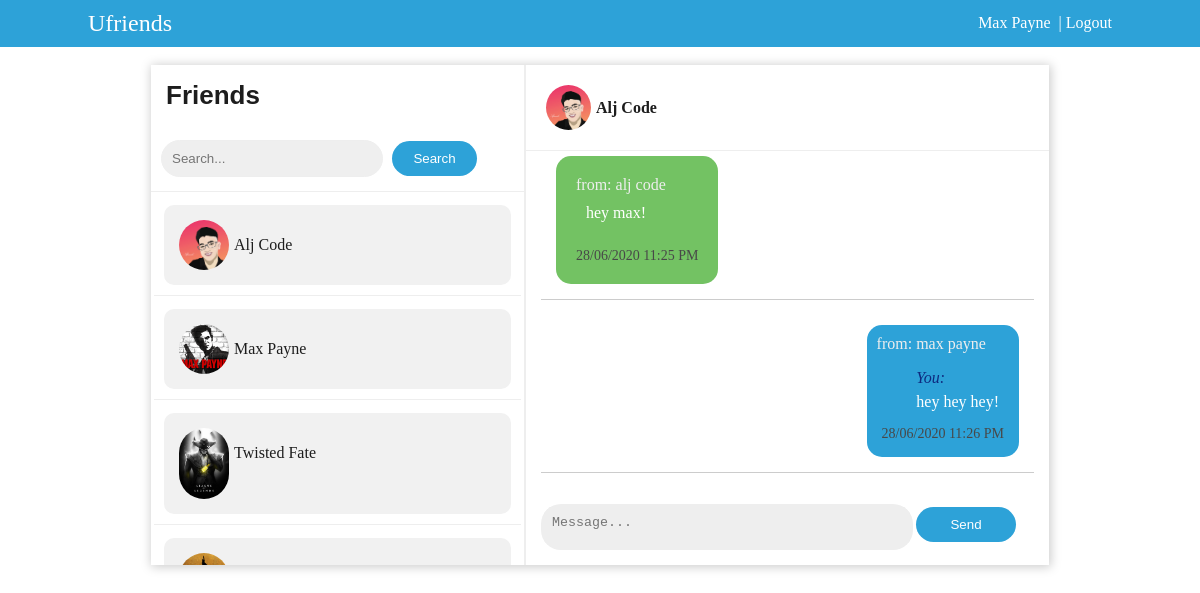
Screenshot of /index.php?contact_id=20 (signed in) with the database file from the repository.
### tables this page shows
CREATE TABLE `tbl_chat_users` (
  `user_id` int(11) NOT NULL,
  `fname` varchar(25) NOT NULL,
  `lname` varchar(25) NOT NULL,
  `username` varchar(30) NOT NULL,
  `password` varchar(250) NOT NULL,
  `profile_image` text NOT NULL
);

CREATE TABLE `tbl_chat` (
  `chat_id` int(11) NOT NULL,
  `message` varchar(5000) NOT NULL,
  `sender_id` int(20) NOT NULL,
  `reciever_id` int(20) NOT NULL,
  `sent_on` datetime NOT NULL DEFAULT CURRENT_TIMESTAMP ON UPDATE CURRENT_TIMESTAMP
);

### includes/dbh.inc.php (called while the page is built, shortened)
<?php
class Database{
protected function db_connect(){
$this->db_host="localhost";
$this->db_username="root";
$this->db_password="";
$this->db_name="chatapp_db";
    $this->connection = new mysqli($this->db_host,$this->db_username,$this->db_password,$this->db_name);
    return $this->connection;
}
}
?>

### includes/select.class.php (called while the page is built, shortened)
<?php
include_once 'dbh.inc.php';
class Select_class extends Database{
public function select_contacts(){
	$query="Select * from tbl_chat_users";
	$result=mysqli_query($this->connection,$query);
	return $result;
}
public function select_details($current_user){
	$query="Select * from tbl_chat_users where user_id ='".$current_user."'";
	$result=mysqli_query($this->connection,$query);
	return $result;
}
public function get_messages($contact_id,$current_user){
$query ="Select tbl_chat.message, tbl_chat.sender_id, tbl_chat.reciever_id,
		 tbl_chat.sent_on,tbl_chat_users.user_id,tbl_chat_users.fname,tbl_chat_users.lname
		 FROM tbl_chat_users JOIN tbl_chat ON tbl_chat_users.user_id =tbl_chat.sender_id
		WHERE (tbl_chat.sender_id = '".$current_user."'
		AND tbl_chat.reciever_id = '".$contact_id."')
		OR (tbl_chat.sender_id = '".$contact_id."'
		AND tbl_chat.reciever_id = '".$current_user."')
		ORDER BY sent_on
		";
$result =mysqli_query($this->connection,$query);
return $result;
}
public function get_contact_name($contact_name){
	$query="Select fname, lname ,profile_image from tbl_chat_users where user_id ='$contact_name'";
	$result=mysqli_query($this->connection,$query);
	return $result;
}
}
?>

### index.php (the view, shortened to what this page needs)
<?php
include 'includes/select.class.php';
$conn_read_contacts = new Select_class();
$read_all_contacts = $conn_read_contacts->select_contacts();
$conn = new Select_class();
$current_user = $_SESSION['id'];
$read_login_user =$conn->select_details($current_user);
$fetch_data=mysqli_fetch_assoc($read_login_user);
$conn_getmessage = new Select_class();
$contact_id = $_GET['contact_id'];
$current_user = $_SESSION['id'];
$read_message = $conn_getmessage->get_messages($contact_id,$current_user);
$conn_getContact_name =new Select_class();
$contact_name = $_GET['contact_id'];
$read_contact_name =$conn_getContact_name->get_contact_name($contact_name);
$fetch_current_contact_name=mysqli_fetch_assoc($read_contact_name);
?>
<!Doctype html>
<html>
<head>
<link rel="stylesheet" type="text/css" href="css/main.css"/>
</head>
<body>
<div class="page-container">
  <div class="top-header">
  <div class="container">
  <div class="top-content">
	<div class="logo">
		<label style="font-size:24px;">Ufriends</label>
	</div>
	<div class="user" style="text-align:right;">
  <?php
	echo "<a href=edit_profile.php?user_id=".$current_user." style='text-decoration:none;color:#ffffff;'>" .ucfirst($fetch_data['fname'])." ".ucfirst($fetch_data['lname']). "</a>";
 ?>
<a href='functions/logout.func.php?user_id=<?php echo $fetch_data['user_id'];?>' style="text-decoration:none;color:#ffffff;">&nbsp; | Logout</a>
	</div>
	</div>
</div>
 </div><br>
 <div class="container2">
    <div class="chatapp-wrapper">
      <div class="side-panel">
        <h2>Friends</h2>
		<div class="search-section">
		 <form method="Post" action="">
		  <input type="text" class="search_friends" name="search_contact" placeholder="Search...">
		  <input type="submit" name="search-btn" class="search-friends-btn" value="Search"/>
		</form>
		</div>
	   <?php
	      while($row=mysqli_fetch_assoc($read_all_contacts)){
		?>
	  <div class="contacts">
        	<a href="index.php?contact_id=<?php echo $row['user_id'];?>"><div class="contact_list"><?php echo "<img src='".$row['profile_image']."'  />";?><?php echo ucfirst($row['fname'])." ".ucfirst($row['lname']);?></div></a>
           </div>
	   	<?php
		}
		?>
      </div>
        <div class="chat-section">
			 <div class="current_chat">
				<div class="current_chat_container">
			 <?php echo "<img src='".$fetch_current_contact_name['profile_image']."'  />";?><?php echo " <label class='chat_name'>  ".ucfirst($fetch_current_contact_name['fname'])." ".ucfirst($fetch_current_contact_name['lname'])."</label>";?>
				</div>
			 </div>
			 <div class="chats_wrapper" id="chats_wrapper" style="overflow-y:auto;height:327px;padding:5px;">
				 <?php
				 while($fetch_message=mysqli_fetch_assoc($read_message)){
					$date_sent = date_create($fetch_message['sent_on']);
					$sender_names=  "<label style='color:#eee;'>from:"." " .$fetch_message['fname']." ".$fetch_message['lname']."</label><br>";
					$messages = $fetch_message['message'];
					$sent_messages_date = "<section style='text-align:right;border:px solid red;max-width:100%;font-size:14px;'>". date_format($date_sent, 'd/m/Y  g:i A')."</section>";
				 ?>
					 <div class="message" style="overflow:hidden;background:eaeaeaa3;color:#484848;width:max-width:100%;;height:auto;margin:10px;border-bottom:1px solid #ccc;padding:15px;">
					 <?php
					 $current_user_sender ="<label style='line-height:30px;color:#0e2a7f;font-style:italic;'>You:<br></label>";
					 if($fetch_message['sender_id'] == $current_user){
						$messages_wrapper_start = "<div style='float:right;padding:10px;max-width:70%;overflow:hidden;border-radius:15px;background:#2da2d8'>";
						$messages = "<div style='color:#ffffff;padding:10px;float:right;max-width:100%;overflow:hidden;padding:10px;'>". $current_user_sender.$messages."</div></br>";
						$sent_messages_date = "<div style='float:right;margin:5px;max-width:100%;'>".$sent_messages_date."</div>";
						$messages_wrapper_end = "</div>";
					 }
					 else if($fetch_message['sender_id'] == $contact_id){
					   $messages_wrapper_start = "<div style='float:left;padding:20px;max-width:70%;overflow:hidden;border-radius:15px;background:#73c263;'>";
						$messages = "<div style='color:#ffffff;padding:10px;float:left;max-width:100%;'>".$messages."</div></br></br>";
						$sent_messages_date = "<div style='float:left;margin:px;max-width:100%;'>".$sent_messages_date."</div>";
						$messages_wrapper_end = "</div>";
					 }
					 echo $messages_wrapper_start.$sender_names;
					 echo $messages."<br>";
					 echo $sent_messages_date.$messages_wrapper_end;
					 ?>
				 </div>
				 <?php
				 }
				 ?>
				</div><br>
				<div class="type_sect" style="position:absolute;bottom:0;padding:15px;height:auto;background:#ffffff;">
					<form method="post" action="functions/send_message.func.php?contact_id=<?php echo $_GET['contact_id'];?>">
						<div class="textarea_message" style="border:none;border-radius:20px;overflow:hidden;float:left;background:#eee;">
						<textarea type="text" name="type-message" placeholder="Message..." style="outline:none;background:#eee;resize:none;padding:8px;width:350px;height:20px;margin:3px;overflow:auto;border:none;"></textarea>
						</div>
						<input type="submit" name="send-btn" value="Send" style="border:none;border-radius:20px;background:#2da2d8;color:#ffffff;padding:10px;margin:3px;width:100px;"/>
					</form>
				</div>
    </div>
	</div>
</div>
</body>
</html>

### css/main.css (style rules this page uses)
* { margin:0; padding:0; }
body { font-family:calibri; font-size:16px; }
.container { border:px solid green; width:1024px; position:relative; top:0%; left:50%; transform: translate(-50%,0%); height:auto; padding:10px; }
h2 { font-family:calibri,sans-serif; color:#1d1d1d; padding:15px; background:#ffffff; font-size:26px; }
.top-header { border:px solid yellow; background:#2da2d8; color:#ffffff; }
.top-content { display:flex; flex-wrap:wrap; }
.logo { border:px solid blue; flex:1 0 250px; width:250px; box-sizing:border; }
.user { flex:1 0 350px; width:250px; box-sizing:border; border:px solid red; line-height: 25px; }
.chatapp-wrapper { width:898px; position: relative;; top:0px; left:50%; transform: translate(-50%,0%); box-shadow:1px 1px 10px 1px #ccc; display:flex; padding:0px; flex-wrap:wrap; height:500px; }
.side-panel { flex:1 0 200px; height:500px; overflow:auto; }
.search-section { padding:10px; border-bottom:1px solid #eee; }
.search_friends { padding:10px; border:none; border:1px solid #eee; background:#eeee; border-radius:20px; width:200px; }
.search-friends-btn { padding:10px; color:#ffffff; background:#2da2d8; border:none; border-radius:20px; width:85px; margin:5px; }
.chat-section { flex:1 0 350px; border-left:2px solid #eee; height:auto; }
.contacts { padding:10px; border-bottom:1px solid #eee; margin:3px; font-family:calibri; }
.contacts a { text-decoration:none; color:#1d1d1d; line-height:30px; }
.contacts img { line-height:0px; width:50px; margin:5px; border-radius:300px; }
.contact_list { background:#f1f1f1; padding:10px; border-radius:10px; overflow:hidden; display:flex; line-height:60px; }
input[type=submit] { cursor: pointer; }
.current_chat { max-width:100%; height:auto; border-bottom:1px solid #eee; }
.current_chat_container { display:flex; padding:15px; }
.current_chat img { line-height:0px; width:45px; margin:5px; border-radius:300px; }
.current_chat .chat_name { color:#1d1d1d; line-height:55px; font-weight:700; }

### rows the page displays
tbl_chat_users: fname "Max", lname "Payne", profile_image (picture), fname "max", lname "payne", tbl_chat.message "hey hey hey!", tbl_chat.sent_on "28/06/2020 11:26 PM"
tbl_chat_users: profile_image (picture), fname "Alj", lname "Code", fname "alj", lname "code", tbl_chat.message "hey max!", tbl_chat.sent_on "28/06/2020 11:25 PM"
tbl_chat_users: profile_image (picture), fname "Twisted", lname "Fate"
tbl_chat_users: profile_image (picture)
